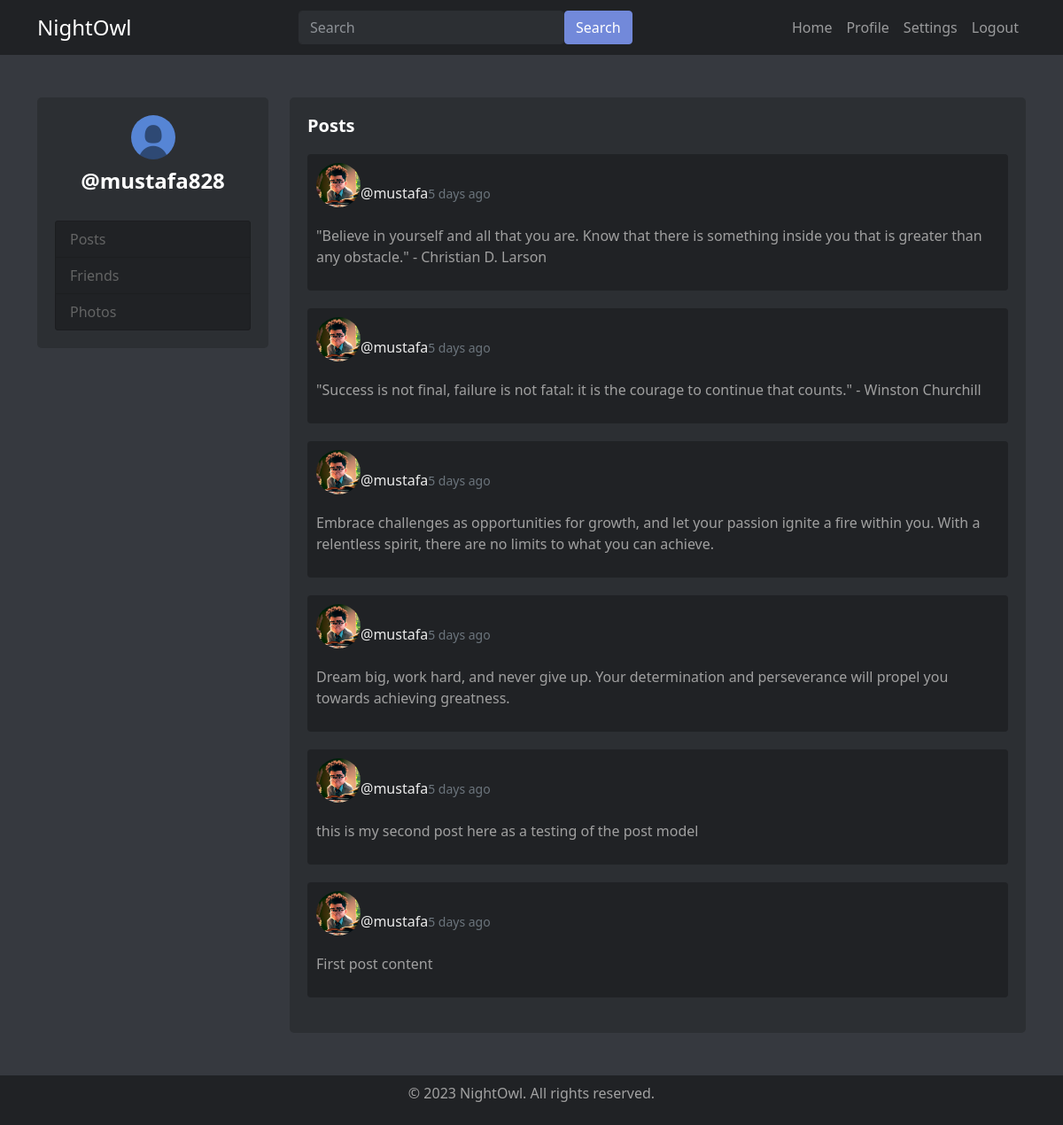
Screenshot of /profile/mustafa (signed in) with the database file from the repository.
### core/models.py (models this page shows, shortened)
class Profile(models.Model):
    user = models.OneToOneField(User, on_delete=models.CASCADE)
    bio = models.TextField(max_length=100, blank=True)
    location = models.TextField(max_length=100, blank=True)
    image = models.ImageField(upload_to='profile_pics', default='defaultProfilePic.png')
    '''
    media settings:
    - create media folder in the base directory
    - media in settings.py
     * MEDIA_URL = '/media/'
     * MEDIA_ROOT = os.path.join(BASE_DIR, 'media')
    '''

class Post(models.Model):
    author = models.ForeignKey(User, on_delete=models.CASCADE)
    time_posted = models.DateTimeField(default=timezone.now)
    content = models.TextField()
    def time_since_posted(self):
        time_diff = timesince(self.time_posted).split(",")[0]
        exact_date = self.time_posted.strftime("%Y-%m-%d %H:%M:%S")
        return time_diff, exact_date
    class Meta:
        ordering = ['-time_posted']

### core/views.py (the view)
# urls.py: path('profile/<str:username>',ProfilePostListView.as_view(), name='profile'),
class ProfilePostListView(ListView):
    model = Post
    template_name = 'core/profile.html'
    context_object_name = 'posts'
    def get_queryset(self):
        user = get_object_or_404(User, username=self.kwargs.get('username'))
        return Post.objects.filter(author=user).order_by('-time_posted')

### core/templates/core/profile.html (shortened to what this page needs)
{% load static %}
<!DOCTYPE html>
<html>
<head>
    <link rel="stylesheet" href="https://stackpath.bootstrapcdn.com/bootstrap/5.0.0-alpha1/css/bootstrap.min.css">
    <link rel="stylesheet" href="{% static 'core/profilestyle.css' %}">
</head>
<body>
    <nav class="navbar navbar-expand-lg navbar-dark">
        <div class="container">
            <a class="navbar-brand" href="#">NightOwl</a>
            <form class="form-inline">
                <input class="form-control mr-2" type="search" placeholder="Search" aria-label="Search">
                <button class="btn btn-outline-light" type="submit">Search</button>
            </form>
            <ul class="navbar-nav ml-auto">
                <li class="nav-item active">
                    <a class="nav-link" href="{% url 'home' %}">Home</a>
                </li>
                <li class="nav-item">
                    <a class="nav-link" href="{% url 'profile' user.username %}">Profile</a>
                </li>
                <li class="nav-item">
                    <a class="nav-link" href="#">Settings</a>
                </li>
                <li class="nav-item">
                    <a class="nav-link" href="{% url 'logged-out' %}">Logout</a>
                </li>
            </ul>
        </div>
    </nav>
    <main role="main" class="container">
        <div class="row py-5">
            <div class="col-lg-3">
                <div class="content">
                    <div class="profile-info">
                        <img class="rounded-circle profile-pic" src="{{ user.profile.image.url }}">
                        <h2 class="profile-username">@{{ user.username }}</h2>
                    </div>
                    <ul class="list-group">
                        <li class="list-group-item list-group-item-light">
                            <a href="#" class="link-unstyled">Posts</a>
                        </li>
                        <li class="list-group-item list-group-item-light">
                            <a href="#" class="link-unstyled">Friends</a>
                        </li>
                        <li class="list-group-item list-group-item-light">
                            <a href="#" class="link-unstyled">Photos</a>
                        </li>
                    </ul>
                </div>
            </div>
            <div class="col-lg-9">
                <div class="content">
                    <h3 class="section-title">Posts</h3>
                    <div class="posts">
                        {% for post in posts %}
                        <article class="rounded media post-section content-section">
                            <div class="media-body">
                                <div class="article-metadata">
                                    <img class="rounded-circle article-img profile-pic" src="{{ post.author.profile.image.url }}">
                                    <a class="link-unstyled font-weight-bold mr-2 ml-2 mt-2 " href="">@{{ post.author }}</a>
                                    <small class="time-tooltip text-muted mt-2" title="{{ post.time_since_posted.1 }}">
                                        {{ post.time_since_posted.0 }} ago
                                    </small>
                                </div>
                                <p class="article-content ml-3 mr-3">{{ post.content }}</p>
                            </div>
                        </article>
                        {% endfor %}
                    </div>
                </div>
            </div>
        </div>
    </main>
    <footer class="py-2">
        <div class="container text-center">
            <p>&copy; 2023 NightOwl. All rights reserved.</p>
        </div>
    </footer>
</body>
</html>

### core/static/core/profilestyle.css (style rules this page uses)
body { background-color: #36393F; color: #FFF; display: flex; flex-direction: column; min-height: 100vh; }
.navbar { background-color: #202225; }
.navbar-brand { font-size: 24px; }
.form-inline .form-control { width: 300px; background-color: #2C2F33; border-color: #2C2F33; color: #FFF; }
.form-inline .form-control::placeholder { color: #8E9297; }
.form-inline { display: flex; align-items: center; }
.form-inline .btn { background-color: #7289DA; border-color: #7289DA; color: #FFF; display: flex; align-items: center; }
.content { background-color: #2C2F33; border-radius: 5px; padding: 20px; flex-grow: 1; }
footer { background-color: #202225; color: #a2a2a2; padding: 10px; margin-top: auto; }
.list-group { background-color: #202225; }
.list-group-item { background-color: #202225; }
.link-unstyled { text-decoration: none; color: inherit; transition: color 0.3s ease; }
.post-section { color: #a0a0a0; background-color: #202225; margin-bottom: 20px; padding: 10px; }
.article-metadata { color: #ececec; margin-bottom: 10px; display: flex; align-items: center; }
.time-tooltip { position: relative; cursor: default; }
.time-tooltip::after { content: attr(title); position: static; bottom: 100%; left: 50%; transform: translateX(-50%); background-color: #333; color: #fff; padding: 5px; border-radius: 3px; white-space: nowrap; opacity: 0; pointer-events: none; transition: opacity 0.2s ease-in-out; }
.profile-info { text-align: center; margin-bottom: 30px; }
.profile-pic { width: 150px; height: 150px; object-fit: cover; border-radius: 50%; margin-bottom: 10px; }
.profile-username { font-size: 24px; font-weight: bold; margin-bottom: 5px; }
.profile-pic { width: 50px; height: 50px; }
.section-title { font-size: 20px; font-weight: bold; margin-bottom: 20px; }
.posts { margin-top: 20px; }

### rows the page displays
Post: author.profile.image (picture), author "mustafa", time_since_posted.0 "5 days", content "\"Believe in yourself and all that you are. Know that there is something inside you that is greater than any obstacle.\" - Christian D. Larson"
Post: author.profile.image (picture), author "mustafa", time_since_posted.0 "5 days", content "\"Success is not final, failure is not fatal: it is the courage to continue that counts.\" - Winston Churchill"
Post: author.profile.image (picture), author "mustafa", time_since_posted.0 "5 days", content "Embrace challenges as opportunities for growth, and let your passion ignite a fire within you. With a relentless spirit, there are no limits to what you can achieve."
Post: author.profile.image (picture), author "mustafa", time_since_posted.0 "5 days", content "Dream big, work hard, and never give up. Your determination and perseverance will propel you towards achieving greatness."
Post: author.profile.image (picture), author "mustafa", time_since_posted.0 "5 days", content "this is my second post here as a testing of the post model"
Post: author.profile.image (picture), author "mustafa", time_since_posted.0 "5 days", content "First post content"

### other values shown
{{ user.username }} "mustafa828"
